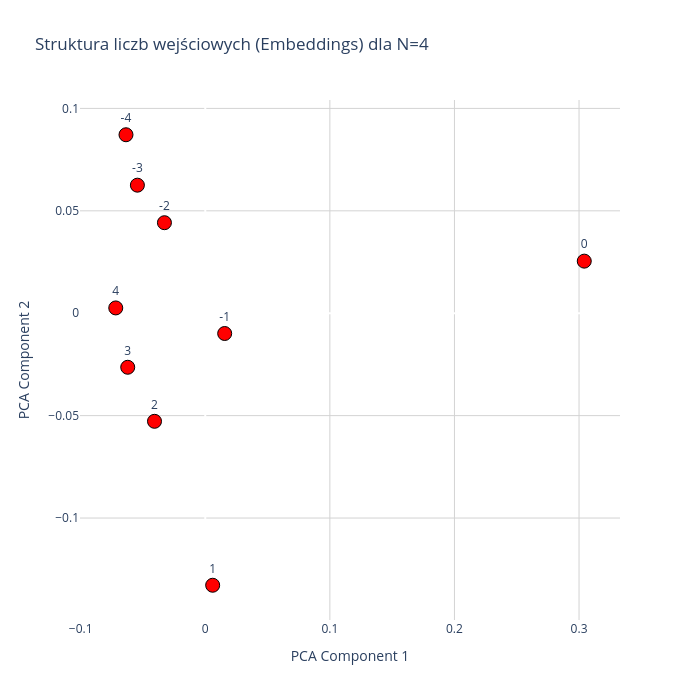

Notebook code for this chart:
### Code cell
path = r"experiments/run_L2_D64_20260519_004834"

model, N = GetModelFromConfig(path)

model_path = r"experiments/run_L2_D64_20260519_004834/checkpoints/model_epoch_18000.pt"

model.load_state_dict(torch.load(model_path))

plot_input_only_plotly(model, N=N)

### Figure 1 — Plotly figure (JSON) as saved in the notebook; plotly's stock layout.template omitted (floating-point values rounded to 4 significant figures)
{"data": [{"hoverinfo": "text", "hovertext": ["Wartość wejściowa: -4<br>Index w embed: 28", "Wartość wejściowa: -3<br>Index w embed: 29", "Wartość wejściowa: -2<br>Index w embed: 30", "Wartość wejściowa: -1<br>Index w embed: 31", "Wartość wejściowa: 0<br>Index w embed: 32", "Wartość wejściowa: 1<br>Index w embed: 33", "Wartość wejściowa: 2<br>Index w embed: 34", "Wartość wejściowa: 3<br>Index w embed: 35", "Wartość wejściowa: 4<br>Index w embed: 36"], "marker": {"color": "red", "line": {"color": "black", "width": 1}, "size": 14}, "mode": "markers+text", "text": ["-4", "-3", "-2", "-1", "0", "1", "2", "3", "4"], "textposition": "top center", "type": "scatter", "x": [-0.06364, -0.05448, -0.03277, 0.01558, 0.3042, 0.00594, -0.04074, -0.06223, -0.07185], "y": [0.08714, 0.06252, 0.0442, -0.009899, 0.02543, -0.1328, -0.05277, -0.02639, 0.002585]}], "layout": {"height": 700, "plot_bgcolor": "white", "title": {"text": "Struktura liczb wejściowych (Embeddings) dla N=4"}, "width": 700, "xaxis": {"gridcolor": "lightgray", "showgrid": true, "title": {"text": "PCA Component 1"}}, "yaxis": {"gridcolor": "lightgray", "showgrid": true, "title": {"text": "PCA Component 2"}}}}
